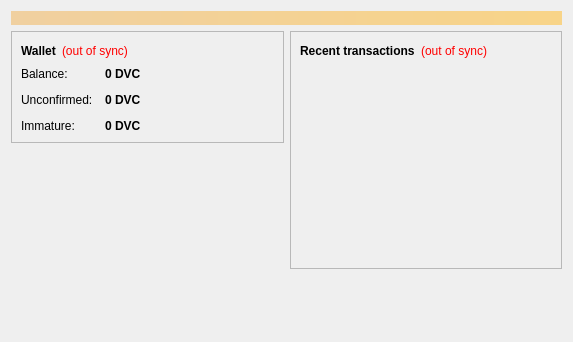
<?xml version="1.0" encoding="UTF-8"?>
<ui version="4.0">
 <class>OverviewPage</class>
 <widget class="QWidget" name="OverviewPage">
  <property name="geometry">
   <rect>
    <x>0</x>
    <y>0</y>
    <width>573</width>
    <height>342</height>
   </rect>
  </property>
  <property name="windowTitle">
   <string>Form</string>
  </property>
  <layout class="QVBoxLayout" name="topLayout">
   <item>
    <widget class="QLabel" name="labelAlerts">
     <property name="visible">
      <bool>false</bool>
     </property>
     <property name="styleSheet">
      <string notr="true">background-color: qlineargradient(x1: 0, y1: 0, x2: 1, y2: 0, stop:0 #F0D0A0, stop:1 #F8D488); color:#000000;</string>
     </property>
     <property name="wordWrap">
      <bool>true</bool>
     </property>
     <property name="margin">
      <number>3</number>
     </property>
    </widget>
   </item>
   <item>
    <layout class="QHBoxLayout" name="horizontalLayout" stretch="1,1">
     <item>
      <layout class="QVBoxLayout" name="verticalLayout_2">
       <item>
        <widget class="QFrame" name="frame">
         <property name="frameShape">
          <enum>QFrame::StyledPanel</enum>
         </property>
         <property name="frameShadow">
          <enum>QFrame::Raised</enum>
         </property>
         <layout class="QVBoxLayout" name="verticalLayout_4">
          <item>
           <layout class="QHBoxLayout" name="horizontalLayout_4">
            <item>
             <widget class="QLabel" name="label_5">
              <property name="font">
               <font>
                <weight>75</weight>
                <bold>true</bold>
               </font>
              </property>
              <property name="text">
               <string>Wallet</string>
              </property>
             </widget>
            </item>
            <item>
             <widget class="QLabel" name="labelWalletStatus">
              <property name="toolTip">
               <string>The displayed information may be out of date. Your wallet automatically synchronizes with the Devcoin network after a connection is established, but this process has not completed yet.</string>
              </property>
              <property name="styleSheet">
               <string notr="true">QLabel { color: red; }</string>
              </property>
              <property name="text">
               <string notr="true">(out of sync)</string>
              </property>
              <property name="alignment">
               <set>Qt::AlignLeading|Qt::AlignLeft|Qt::AlignVCenter</set>
              </property>
             </widget>
            </item>
            <item>
             <spacer name="horizontalSpacer_2">
              <property name="orientation">
               <enum>Qt::Horizontal</enum>
              </property>
              <property name="sizeHint" stdset="0">
               <size>
                <width>40</width>
                <height>20</height>
               </size>
              </property>
             </spacer>
            </item>
           </layout>
          </item>
          <item>
           <layout class="QFormLayout" name="formLayout_2">
            <property name="fieldGrowthPolicy">
             <enum>QFormLayout::AllNonFixedFieldsGrow</enum>
            </property>
            <property name="horizontalSpacing">
             <number>12</number>
            </property>
            <property name="verticalSpacing">
             <number>12</number>
            </property>
            <item row="0" column="0">
             <widget class="QLabel" name="label">
              <property name="text">
               <string>Balance:</string>
              </property>
             </widget>
            </item>
            <item row="0" column="1">
             <widget class="QLabel" name="labelBalance">
              <property name="font">
               <font>
                <weight>75</weight>
                <bold>true</bold>
               </font>
              </property>
              <property name="cursor">
               <cursorShape>IBeamCursor</cursorShape>
              </property>
              <property name="toolTip">
               <string>Your current balance</string>
              </property>
              <property name="text">
               <string notr="true">0 DVC</string>
              </property>
              <property name="textInteractionFlags">
               <set>Qt::LinksAccessibleByMouse|Qt::TextSelectableByKeyboard|Qt::TextSelectableByMouse</set>
              </property>
             </widget>
            </item>
            <item row="1" column="0">
             <widget class="QLabel" name="label_3">
              <property name="text">
               <string>Unconfirmed:</string>
              </property>
             </widget>
            </item>
            <item row="1" column="1">
             <widget class="QLabel" name="labelUnconfirmed">
              <property name="font">
               <font>
                <weight>75</weight>
                <bold>true</bold>
               </font>
              </property>
              <property name="cursor">
               <cursorShape>IBeamCursor</cursorShape>
              </property>
              <property name="toolTip">
               <string>Total of transactions that have yet to be confirmed, and do not yet count toward the current balance</string>
              </property>
              <property name="text">
               <string notr="true">0 DVC</string>
              </property>
              <property name="textInteractionFlags">
               <set>Qt::LinksAccessibleByMouse|Qt::TextSelectableByKeyboard|Qt::TextSelectableByMouse</set>
              </property>
             </widget>
            </item>
            <item row="2" column="0">
             <widget class="QLabel" name="labelImmatureText">
              <property name="text">
               <string>Immature:</string>
              </property>
             </widget>
            </item>
            <item row="2" column="1">
             <widget class="QLabel" name="labelImmature">
              <property name="font">
               <font>
                <weight>75</weight>
                <bold>true</bold>
               </font>
              </property>
              <property name="toolTip">
               <string>Mined balance that has not yet matured</string>
              </property>
              <property name="text">
               <string notr="true">0 DVC</string>
              </property>
              <property name="textInteractionFlags">
               <set>Qt::LinksAccessibleByMouse|Qt::TextSelectableByKeyboard|Qt::TextSelectableByMouse</set>
              </property>
             </widget>
            </item>
           </layout>
          </item>
         </layout>
        </widget>
       </item>
       <item>
        <spacer name="verticalSpacer">
         <property name="orientation">
          <enum>Qt::Vertical</enum>
         </property>
         <property name="sizeHint" stdset="0">
          <size>
           <width>20</width>
           <height>40</height>
          </size>
         </property>
        </spacer>
       </item>
      </layout>
     </item>
     <item>
      <layout class="QVBoxLayout" name="verticalLayout_3">
       <item>
        <widget class="QFrame" name="frame_2">
         <property name="frameShape">
          <enum>QFrame::StyledPanel</enum>
         </property>
         <property name="frameShadow">
          <enum>QFrame::Raised</enum>
         </property>
         <layout class="QVBoxLayout" name="verticalLayout">
          <item>
           <layout class="QHBoxLayout" name="horizontalLayout_2">
            <item>
             <widget class="QLabel" name="label_4">
              <property name="text">
               <string>&lt;b&gt;Recent transactions&lt;/b&gt;</string>
              </property>
             </widget>
            </item>
            <item>
             <widget class="QLabel" name="labelTransactionsStatus">
              <property name="toolTip">
               <string>The displayed information may be out of date. Your wallet automatically synchronizes with the Devcoin network after a connection is established, but this process has not completed yet.</string>
              </property>
              <property name="styleSheet">
               <string notr="true">QLabel { color: red; }</string>
              </property>
              <property name="text">
               <string notr="true">(out of sync)</string>
              </property>
              <property name="alignment">
               <set>Qt::AlignRight|Qt::AlignTrailing|Qt::AlignVCenter</set>
              </property>
             </widget>
            </item>
            <item>
             <spacer name="horizontalSpacer">
              <property name="orientation">
               <enum>Qt::Horizontal</enum>
              </property>
              <property name="sizeHint" stdset="0">
               <size>
                <width>40</width>
                <height>20</height>
               </size>
              </property>
             </spacer>
            </item>
           </layout>
          </item>
          <item>
           <widget class="QListView" name="listTransactions">
            <property name="styleSheet">
             <string notr="true">QListView { background: transparent; }</string>
            </property>
            <property name="frameShape">
             <enum>QFrame::NoFrame</enum>
            </property>
            <property name="verticalScrollBarPolicy">
             <enum>Qt::ScrollBarAlwaysOff</enum>
            </property>
            <property name="horizontalScrollBarPolicy">
             <enum>Qt::ScrollBarAlwaysOff</enum>
            </property>
            <property name="selectionMode">
             <enum>QAbstractItemView::NoSelection</enum>
            </property>
           </widget>
          </item>
         </layout>
        </widget>
       </item>
       <item>
        <spacer name="verticalSpacer_2">
         <property name="orientation">
          <enum>Qt::Vertical</enum>
         </property>
         <property name="sizeHint" stdset="0">
          <size>
           <width>20</width>
           <height>40</height>
          </size>
         </property>
        </spacer>
       </item>
      </layout>
     </item>
    </layout>
   </item>
  </layout>
 </widget>
 <resources/>
 <connections/>
</ui>
